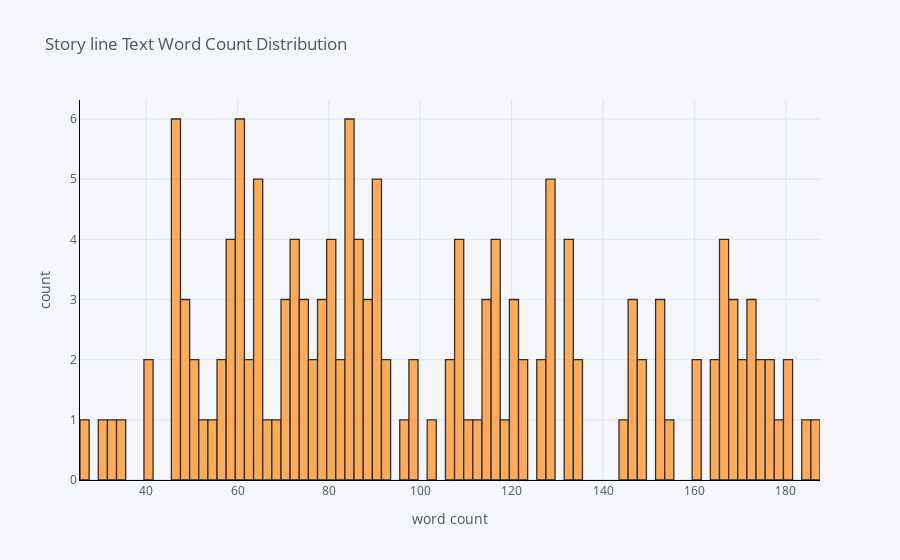

This figure's notebook cell:
### Code cell
df['word_count'].iplot(
    kind='hist',
    bins=100,
    xTitle='word count',
    linecolor='black',
    yTitle='count',
    title='Story line Text Word Count Distribution')

### Figure 1 — Plotly figure (JSON) as saved in the notebook; plotly's stock layout.template omitted (floating-point values rounded to 4 significant figures; data arrays with more than 128 entries replaced by an {"elided": "..."} marker saying what was removed)
{"data": [{"histfunc": "count", "histnorm": "", "marker": {"color": "rgba(255, 153, 51, 1.0)", "line": {"color": "#000000", "width": 1.3}}, "name": "word_count", "nbinsx": 100, "opacity": 0.8, "orientation": "v", "type": "histogram", "x": {"elided": "154 int values"}}], "layout": {"barmode": "overlay", "legend": {"bgcolor": "#F5F6F9", "font": {"color": "#4D5663"}}, "paper_bgcolor": "#F5F6F9", "plot_bgcolor": "#F5F6F9", "title": {"font": {"color": "#4D5663"}, "text": "Story line Text Word Count Distribution"}, "xaxis": {"gridcolor": "#E1E5ED", "linecolor": "black", "showgrid": true, "tickfont": {"color": "#4D5663"}, "title": {"font": {"color": "#4D5663"}, "text": "word count"}, "zerolinecolor": "#E1E5ED"}, "yaxis": {"gridcolor": "#E1E5ED", "linecolor": "black", "showgrid": true, "tickfont": {"color": "#4D5663"}, "title": {"font": {"color": "#4D5663"}, "text": "count"}, "zerolinecolor": "#E1E5ED"}}}
